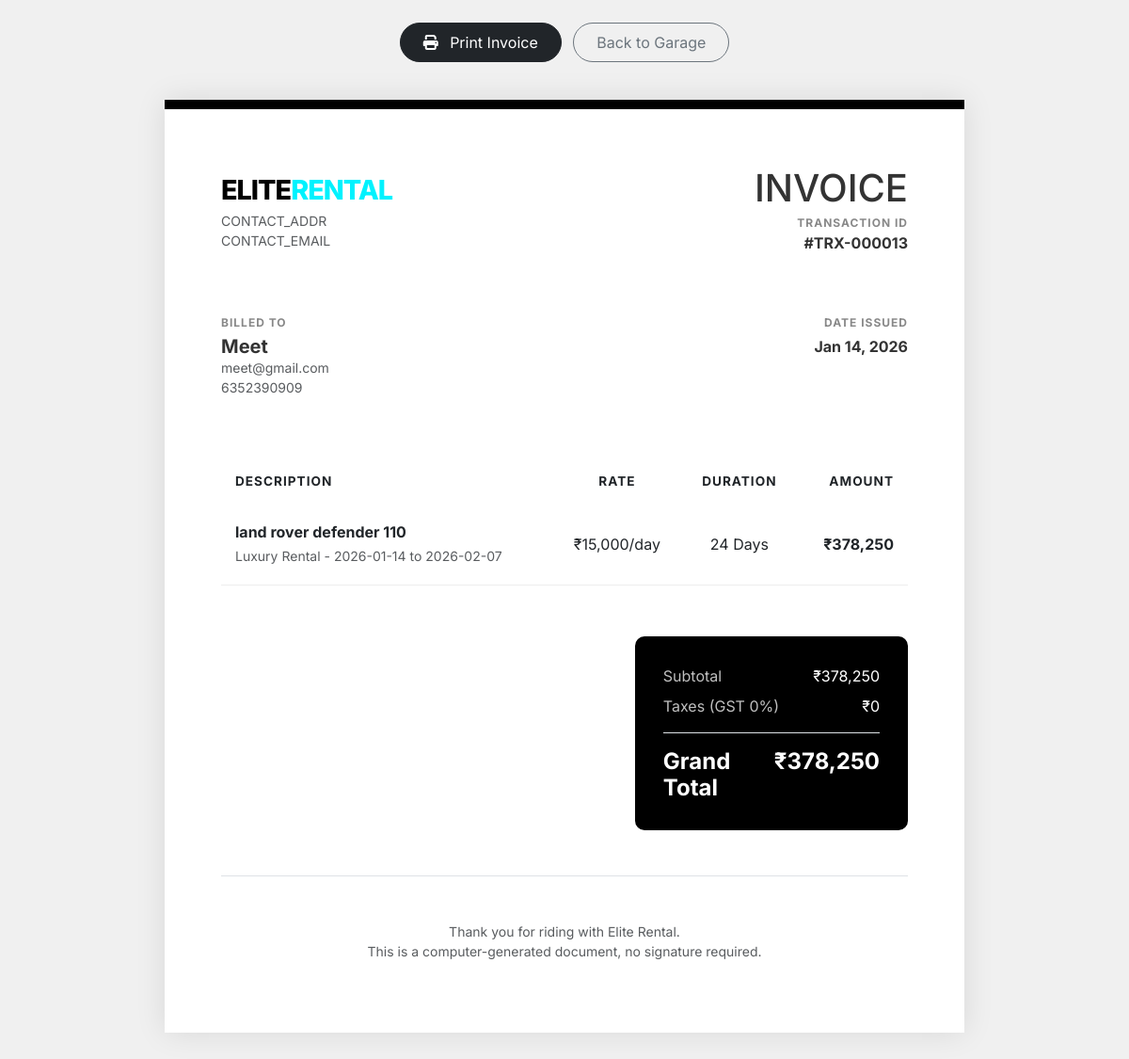
Screenshot of /payment/receipt.php?id=13 (signed in) with the database file from the repository.
### tables this page shows
CREATE TABLE `bookings` (
  `id` int(11) NOT NULL,
  `user_id` int(11) NOT NULL,
  `vehicle_id` int(11) NOT NULL,
  `from_date` date NOT NULL,
  `to_date` date NOT NULL,
  `total_price` decimal(10,2) NOT NULL,
  `status` varchar(20) DEFAULT 'confirmed',
  `booking_date` timestamp NOT NULL DEFAULT current_timestamp()
);

CREATE TABLE `users` (
  `id` int(11) NOT NULL,
  `name` varchar(100) DEFAULT NULL,
  `email` varchar(100) DEFAULT NULL,
  `password` varchar(255) DEFAULT NULL,
  `phone` varchar(15) DEFAULT NULL,
  `created_at` timestamp NOT NULL DEFAULT current_timestamp()
);

CREATE TABLE `vehicles` (
  `id` int(11) NOT NULL,
  `brand` varchar(100) DEFAULT NULL,
  `model` varchar(100) DEFAULT NULL,
  `type` varchar(50) DEFAULT NULL,
  `price_per_day` int(11) DEFAULT NULL,
  `image` varchar(255) DEFAULT NULL,
  `fuel_type` varchar(50) DEFAULT NULL,
  `transmission` varchar(50) DEFAULT NULL,
  `seats` int(11) DEFAULT NULL,
  `hp` int(11) DEFAULT NULL,
  `status` varchar(20) DEFAULT 'available'
);

### payment/receipt.php (the view, shortened to what this page needs)
<?php
require_once(__DIR__ . '/../includes/db.php');
$booking_id = mysqli_real_escape_string($conn, $_GET['id']);
$user_id = $_SESSION['user_id'];
$query = "SELECT bookings.*, vehicles.brand, vehicles.model, vehicles.price_per_day, users.name, users.email, users.phone
          FROM bookings
          JOIN vehicles ON bookings.vehicle_id = vehicles.id
          JOIN users ON bookings.user_id = users.id
          WHERE bookings.id = '$booking_id' AND bookings.user_id = '$user_id'";
$result = mysqli_query($conn, $query);
$data = mysqli_fetch_assoc($result);
$d1 = new DateTime($data['from_date']);
$d2 = new DateTime($data['to_date']);
$days = $d1->diff($d2)->days ?: 1;
?>
<!DOCTYPE html>
<html lang="en">
<head>
    <link href="https://cdn.jsdelivr.net/npm/bootstrap@5.3.0/dist/css/bootstrap.min.css" rel="stylesheet">
</head>
<body>
<div class="container text-center mt-4 btn-print">
    <button onclick="window.print()" class="btn btn-dark px-4 py-2 rounded-pill">
        <i class="fas fa-print me-2"></i> Print Invoice
    </button>
    <a href="my_bookings.php" class="btn btn-outline-secondary px-4 py-2 rounded-pill ms-2">Back to Garage</a>
</div>
<div class="invoice-card">
    <div class="row align-items-center mb-5">
        <div class="col-sm-6">
            <div class="brand-logo">ELITE<span>RENTAL</span></div>
            <p class="text-muted small mb-0"><?php echo CONTACT_ADDR; ?></p>
            <p class="text-muted small"><?php echo CONTACT_EMAIL; ?></p>
        </div>
        <div class="col-sm-6 text-sm-end">
            <h1 class="fw-800 mb-1">INVOICE</h1>
            <p class="mb-0 invoice-label">Transaction ID</p>
            <p class="fw-bold">#TRX-<?php echo str_pad($data['id'], 6, '0', STR_PAD_LEFT); ?></p>
        </div>
    </div>
    <div class="row mb-5">
        <div class="col-6">
            <p class="invoice-label mb-1">Billed To</p>
            <h5 class="fw-bold mb-0"><?php echo $data['name']; ?></h5>
            <p class="text-muted small mb-0"><?php echo $data['email']; ?></p>
            <p class="text-muted small"><?php echo $data['phone']; ?></p>
        </div>
        <div class="col-6 text-end">
            <p class="invoice-label mb-1">Date Issued</p>
            <p class="fw-bold"><?php echo date('M d, Y', strtotime($data['booking_date'])); ?></p>
        </div>
    </div>
    <table class="table table-invoice mb-4">
        <thead>
            <tr class="invoice-label">
                <th>Description</th>
                <th class="text-center">Rate</th>
                <th class="text-center">Duration</th>
                <th class="text-end">Amount</th>
            </tr>
        </thead>
        <tbody>
            <tr>
                <td>
                    <h6 class="fw-bold mb-1"><?php echo $data['brand'] . " " . $data['model']; ?></h6>
                    <p class="text-muted small mb-0">Luxury Rental - <?php echo $data['from_date']; ?> to <?php echo $data['to_date']; ?></p>
                </td>
                <td class="text-center">₹<?php echo number_format($data['price_per_day']); ?>/day</td>
                <td class="text-center"><?php echo $days; ?> Days</td>
                <td class="text-end fw-bold">₹<?php echo number_format($data['total_price']); ?></td>
            </tr>
        </tbody>
    </table>
    <div class="row justify-content-end">
        <div class="col-md-5">
            <div class="total-section">
                <div class="d-flex justify-content-between mb-2">
                    <span class="opacity-75">Subtotal</span>
                    <span>₹<?php echo number_format($data['total_price']); ?></span>
                </div>
                <div class="d-flex justify-content-between mb-3">
                    <span class="opacity-75">Taxes (GST 0%)</span>
                    <span>₹0</span>
                </div>
                <div class="d-flex justify-content-between border-top pt-3">
                    <h4 class="fw-bold mb-0">Grand Total</h4>
                    <h4 class="fw-bold mb-0">₹<?php echo number_format($data['total_price']); ?></h4>
                </div>
            </div>
        </div>
    </div>
    <div class="mt-5 pt-5 text-center border-top">
        <p class="small text-muted mb-0">Thank you for riding with Elite Rental.</p>
        <p class="small text-muted">This is a computer-generated document, no signature required.</p>
    </div>
</div>
</body>
</html>

### payment/receipt.php (style rules this page uses)
body { background: #f0f0f0; font-family: 'Inter', sans-serif; color: #333; }
.invoice-card { background: #fff; max-width: 850px; margin: 40px auto; padding: 60px; border-radius: 0; box-shadow: 0 0 30px rgba(0,0,0,0.1); position: relative; border-top: 10px solid #000; }
.brand-logo { font-weight: 800; font-size: 1.8rem; letter-spacing: -1px; color: #000; }
.brand-logo span { color: #00f2fe; }
.invoice-label { color: #888; text-transform: uppercase; font-size: 0.75rem; font-weight: 700; letter-spacing: 1px; }
.table-invoice thead { background: #f8f9fa; }
.table-invoice th { border: none; padding: 15px; font-size: 0.85rem; }
.table-invoice td { padding: 20px 15px; vertical-align: middle; border-bottom: 1px solid #eee; }
.total-section { background: #000; color: #fff; padding: 30px; border-radius: 10px; margin-top: 30px; }

### rows the page displays
bookings: id "000013", user.name "Meet", user.email "meet@gmail.com", user.phone "6352390909", booking_date "Jan 14, 2026", vehicle.brand "land rover", vehicle.model "defender 110", from_date "2026-01-14", to_date "2026-02-07", vehicle.price_per_day "15,000", days "24", total_price "378,250"

### other values shown
CONTACT_ADDR "CONTACT_ADDR"
CONTACT_EMAIL "CONTACT_EMAIL"
